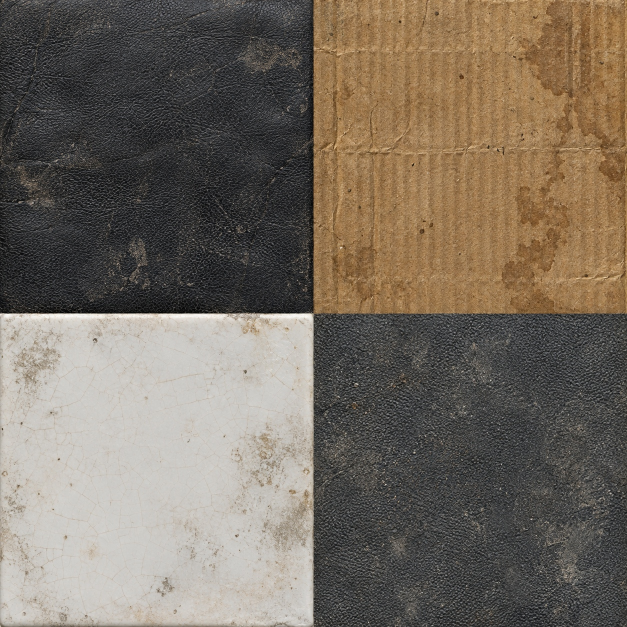
#> input picture SourceArt/TextureSources/AdditionalSurfaces.jpg, 1254 x 1254 px (shown at 1/2 size)
$ python build_prop_materials.py
#> lines starting #> are read from the running program, lines starting #| are printed output that depends on the picture
"""Prepare four additional original surfaces and high-detail PBR data with weathered realism."""
from pathlib import Path
from PIL import Image,ImageFilter
import numpy as np,uuid
r=Path(__file__).resolve().parents[1];src=r/'SourceArt/TextureSources/AdditionalSurfaces.jpg'
if not src.exists():Image.open(r.parent/'generated_images/exec-2950054b-bbf6-4bf6-a52a-80fb73f6a2db.png').convert('RGB').save(src,quality=96)
im=Image.open(src);w,h=im.size
#> further down, im is the input picture: PIL image 1254x1254 RGB; mean R, G, B 118.8, 108.8, 96.7
#> after `w, h = im.size`: w = 1254; h = 1254
out=r/'Assets/Ecos/Resources/PBR'
al=Image.new('RGB',(1024,1024));normal=Image.new('RGB',(1024,1024));mask=Image.new('RGB',(1024,1024))
#> after `al = Image.new('RGB', (1024, 1024))`: al: PIL image 1024x1024 RGB; every value is 0
for i in range(4):
 x=i%2;y=i//2;tile=im.crop((x*w//2,y*h//2,(x+1)*w//2,(y+1)*h//2)).resize((496,496),Image.Resampling.LANCZOS)
 a=np.array(tile,dtype=float)/255;lum=a@np.array([.2126,.7152,.0722])
 blur_m=np.array(Image.fromarray((lum*255).astype('uint8')).filter(ImageFilter.GaussianBlur(1.8)))/255
 detail=lum-blur_m
 a=np.clip(a+detail[...,None]*0.28,0,1)
 height=np.array(Image.fromarray((lum*255).astype('uint8')).filter(ImageFilter.GaussianBlur(.6)))/255
 gy,gx=np.gradient(height);n=np.stack([-gx*3.2,gy*3.2,np.ones_like(gx)],-1);n/=np.linalg.norm(n,axis=-1)[...,None]
 rough=np.clip([.36,.12,.64,.22][i]+lum*.14,0,1)
 ao=np.clip(.82+lum*.18-np.abs(detail)*.3,0,1)
 maps=[(a*255).astype('uint8'),((n*.5+.5)*255).astype('uint8'),(np.stack([np.zeros_like(lum),rough,ao],-1)*255).astype('uint8')]
 for dest,arr in zip([al,normal,mask],maps):dest.paste(Image.fromarray(np.pad(arr,((8,8),(8,8),(0,0)),mode='edge')),(x*512,y*512))
#> this loop made 4 passes
#> pass 1, `blur_m=np.array(Image.fromarray((lum*255).astype('uint8')).filter(Imag..`:
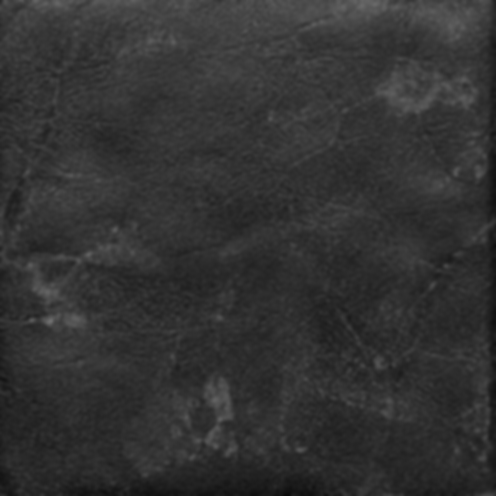
#> blur_m: shape (496, 496) float64; min 0.0392, max 0.435, mean 0.199
#> after the loop:
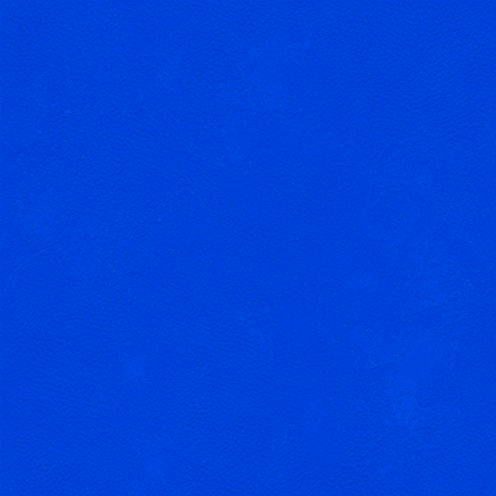
#> arr: shape (496, 496, 3); mean R, G, B 0, 65.3, 216.2
#> after the loop:
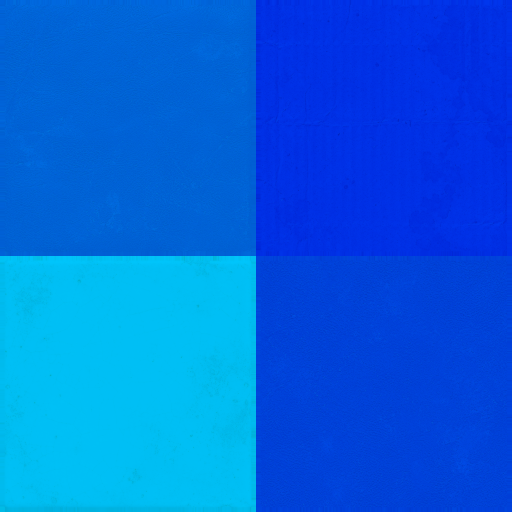
#> dest: PIL image 1024x1024 RGB (shown at 1/2 size); mean R, G, B 0, 100.3, 225.1
#> after the loop:
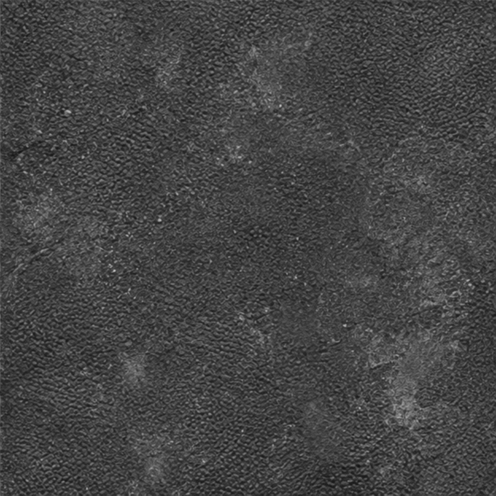
#> height: shape (496, 496) float64; min 0.0784, max 0.773, mean 0.268
#> after the loop:
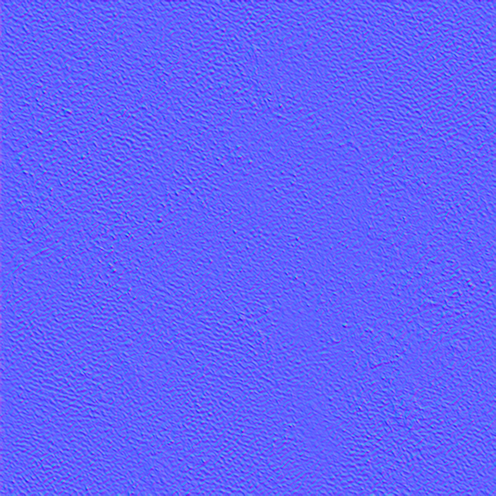
#> n: shape (496, 496, 3) float64; mean R, G, B 0.000501, -0.00031, 0.983; drawn with min black and max white
al.save(out/'PropsAlbedo.jpg',quality=95);normal.save(out/'PropsNormal.png');mask.save(out/'PropsMask.png')
#> after `al.save(out / 'PropsAlbedo.jpg', quality=95)`:
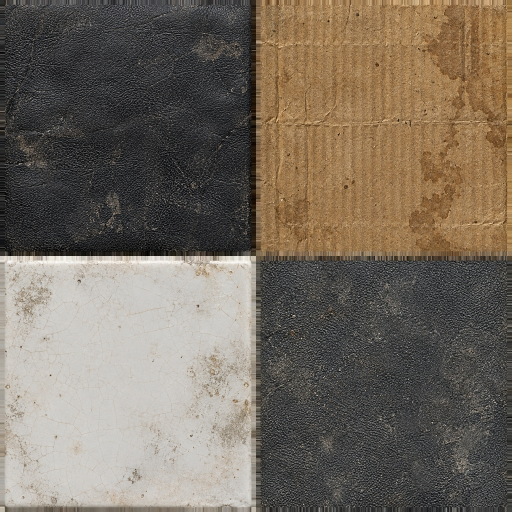
#> saved as PropsAlbedo.jpg: PIL image 1024x1024 RGB (shown at 1/2 size); mean R, G, B 117.9, 107.9, 95.6
#> after `al.save(out / 'PropsAlbedo.jpg', quality=95)`:
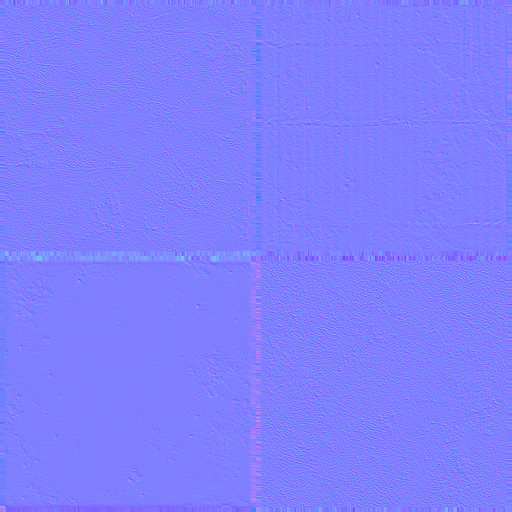
#> saved as PropsNormal.png: PIL image 1024x1024 RGB (shown at 1/2 size); mean R, G, B 127, 126.9, 253.1
for name in ['PropsAlbedo.jpg','PropsNormal.png','PropsMask.png']:
#> (the run stopped early here; a loop or call above may not have finished)
